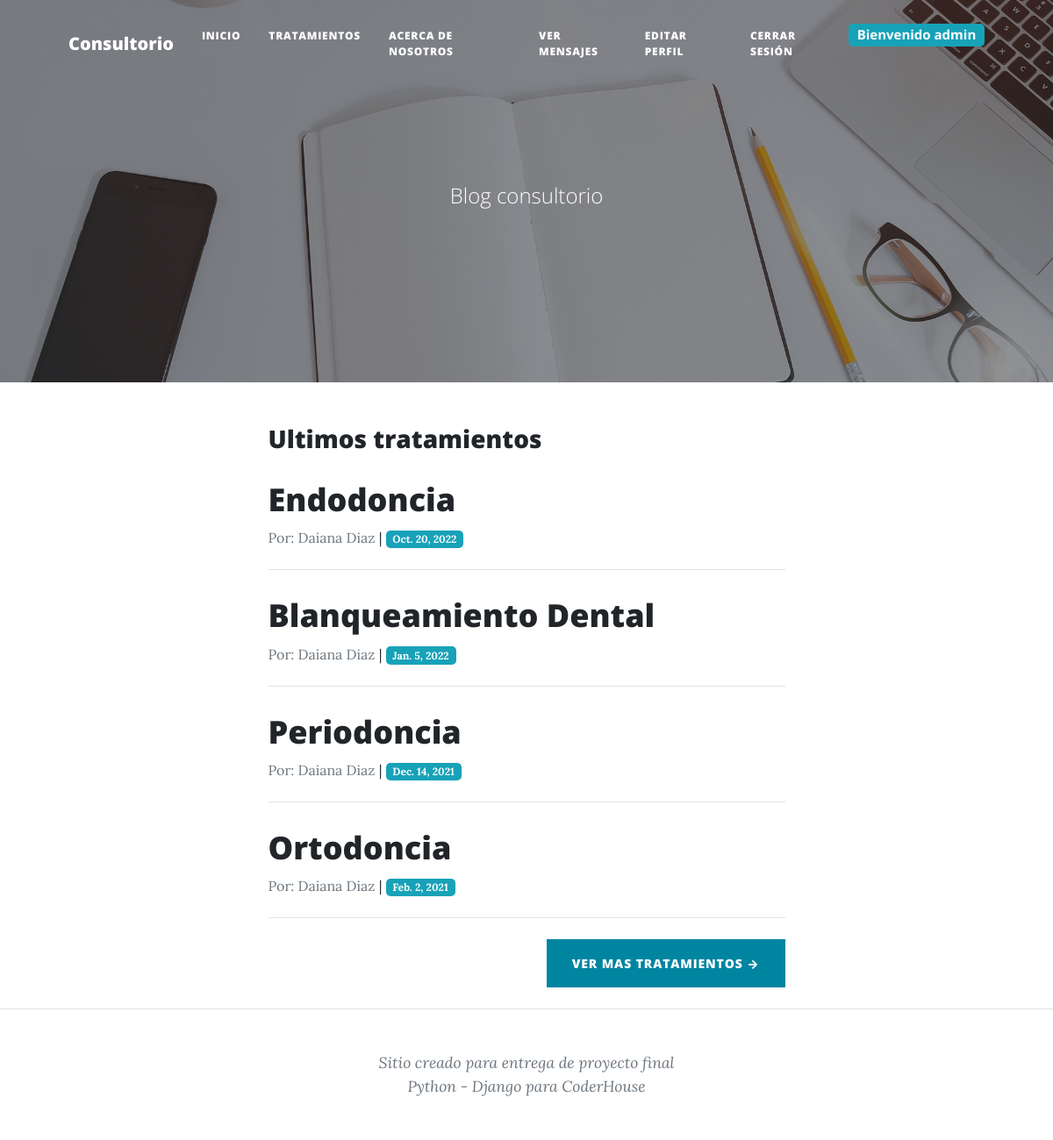
The app's page / (signed in) with its own data.
### paginas/models.py (models this page shows)
class TratamientoOdontologico(models.Model):
    tratamiento = models.CharField(max_length=40)
    contenido = models.CharField(max_length=400)
    autor = models.CharField(max_length=40)
    fecha = models.DateField()

### paginas/views.py (the view)
# urls.py: path('', index, name="Inicio"),
def index(request):
    tratamientos = TratamientoOdontologico.objects.all().order_by('-fecha')[:5]
    return render(request, 'paginas/inicio.html', {"tratamientos": tratamientos})

### paginas/templates/paginas/inicio.html (shortened to what this page needs)
{% extends "paginas/padre.html" %}
{% load static %}
{% block subtitulo %}
    Blog consultorio
{% endblock %}
{% block contenido %}
    <h3>Ultimos tratamientos</h3>
    {% if not tratamientos %}
        Sitio sin información momentánea
    {% else %}
        {% for tratamiento in tratamientos %}
            <div class="post-preview">
                <a href="{% url 'detalleTratamientos' tratamiento.id %}">
                    <h2 class="post-title">{{tratamiento.tratamiento}}</h2>
                </a>
                <div style="font-size:1rem;"><span class="text-secondary">Por: {{ tratamiento.autor}}</span> | <span class="badge">{{ tratamiento.fecha }}</span></div>
            </div>
            <hr class="my-4" />
        {% endfor %}
        <div class="d-flex justify-content-end mb-4"><a class="btn btn-primary text-uppercase" href="{% url 'listaTratamientos' %}">Ver mas tratamientos →</a></div>
    {% endif %}
{% endblock %}

### paginas/templates/paginas/padre.html (shortened to what this page needs)
<!DOCTYPE html>
<html lang="en">
    <head>
        {% load static %}
        <link href="{% static 'paginas/css/styles.css' %}" rel="stylesheet" />
    </head>
    <body>
        <nav class="navbar navbar-expand-lg navbar-light" id="mainNav">
            <div class="container px-4 px-lg-5">
                <a class="navbar-brand" href="{% url 'Inicio' %}">Consultorio</a>
                <div class="collapse navbar-collapse" id="navbarResponsive">
                    <ul class="navbar-nav ms-auto py-4 py-lg-0">
                        <li class="nav-item"><a class="nav-link px-lg-3 py-3 py-lg-4" href="{% url 'Inicio' %}">Inicio</a></li>
                        <li class="nav-item"><a class="nav-link px-lg-3 py-3 py-lg-4" href="{% url 'listaTratamientos' %}">Tratamientos</a></li>
                        <li class="nav-item"><a class="nav-link px-lg-3 py-3 py-lg-4" href="{% url 'About' %}">Acerca de nosotros</a></li>
                        {% if user.is_authenticated %}
                            <li class="nav-item"><a class="nav-link px-lg-3 py-3 py-lg-4" href="{% url 'Messages' %}">Ver Mensajes</a></li>
                            <li class="nav-item"><a class="nav-link px-lg-3 py-3 py-lg-4" href="{% url 'EditarPerfil' %}">Editar Perfil</a></li>
                            <li class="nav-item"><a class="nav-link px-lg-3 py-3 py-lg-4" href="{% url 'Logout' %}">Cerrar sesión</a></li>
                            <li class="nav-item"><span class="badge" style="margin-top:19px;">Bienvenido {{user.username}}</span></li>
                        {% else %}
                            <li class="nav-item"><a class="nav-link px-lg-3 py-3 py-lg-4" href="{% url 'Login' %}">Iniciar sesión</a></li>
                        {% endif %}
                    </ul>
                </div>
            </div>
        </nav>
        <header class="masthead">
            <div class="container position-relative px-4 px-lg-5">
                <div class="row gx-4 gx-lg-5 justify-content-center">
                    <div class="col-md-30 col-lg-30 col-xl-30">
                        <div class="site-heading">
                            <span class="subheading">{% block subtitulo %} {% endblock %}</span>
                        </div>
                    </div>
                </div>
            </div>
        </header>
        <div class="container px-4 px-lg-5">
            <div class="row gx-4 gx-lg-5 justify-content-center">
                <div class="col-md-10 col-lg-8 col-xl-7">
                    {% block contenido %}
                    {% endblock %}
                </div>
            </div>
        </div>
        <footer class="border-top">
            <div class="container px-4 px-lg-5">
                <div class="row gx-4 gx-lg-5 justify-content-center">
                    <div class="col-md-10 col-lg-8 col-xl-7">
                        <div class="small text-center text-muted fst-italic">Sitio creado para entrega de proyecto final <br>Python - Django para CoderHouse</div>
                    </div>
                </div>
            </div>
        </footer>
    </body>
</html>

### records on screen
TratamientoOdontologico: tratamiento "Endodoncia", autor "Daiana Diaz", fecha "Oct. 20, 2022"
TratamientoOdontologico: tratamiento "Blanqueamiento Dental", autor "Daiana Diaz", fecha "Jan. 5, 2022"
TratamientoOdontologico: tratamiento "Periodoncia", autor "Daiana Diaz", fecha "Dec. 14, 2021"
TratamientoOdontologico: tratamiento "Ortodoncia", autor "Daiana Diaz", fecha "Feb. 2, 2021"

### other values on screen
{{ user.username }} "admin"
